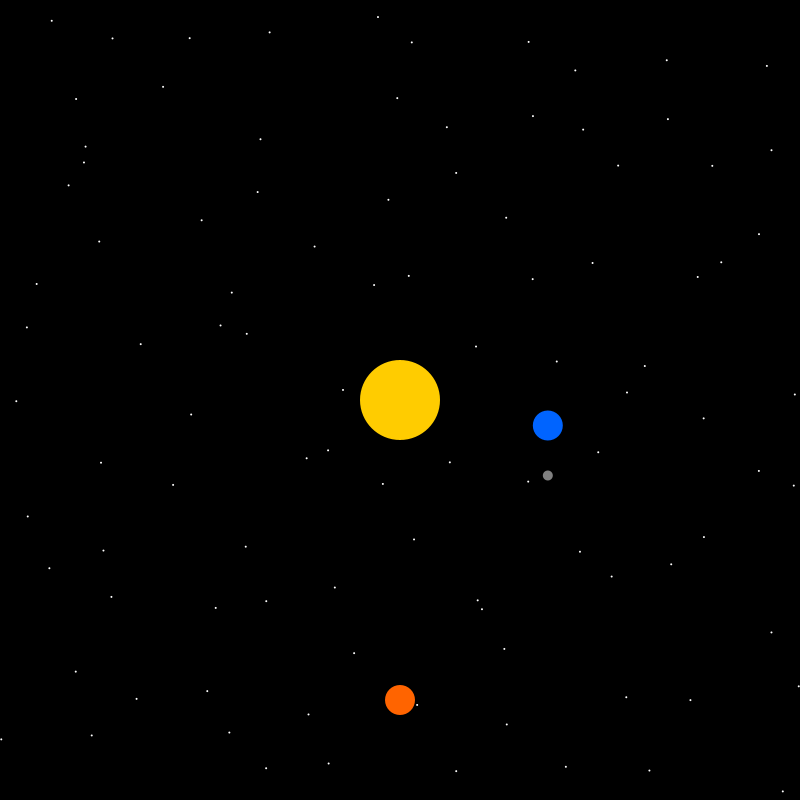
Frame 1 (no input)
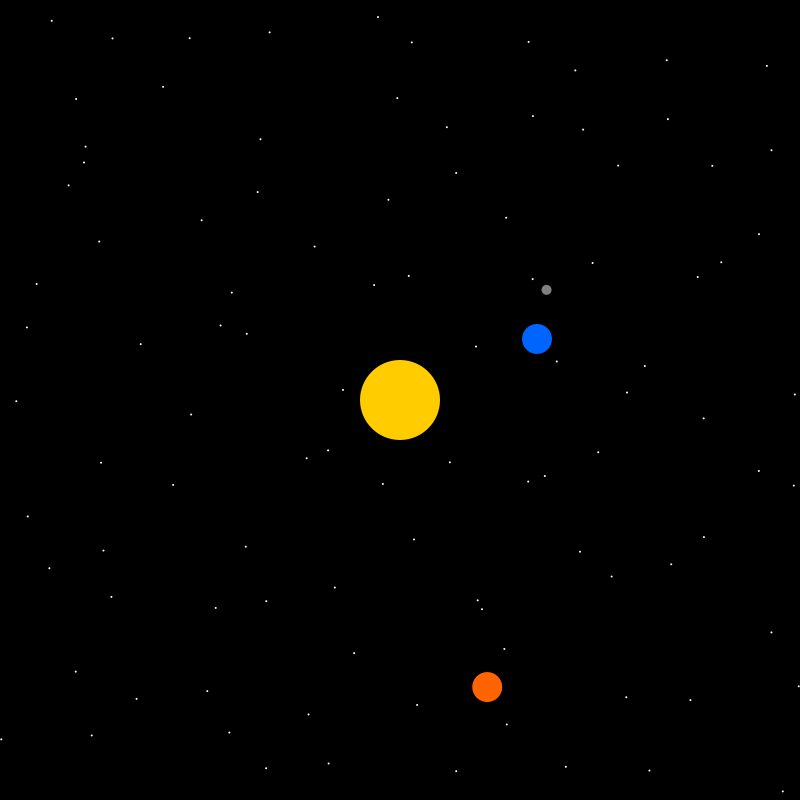
Frame 60 (the mouse pressed at the canvas centre just before this capture)
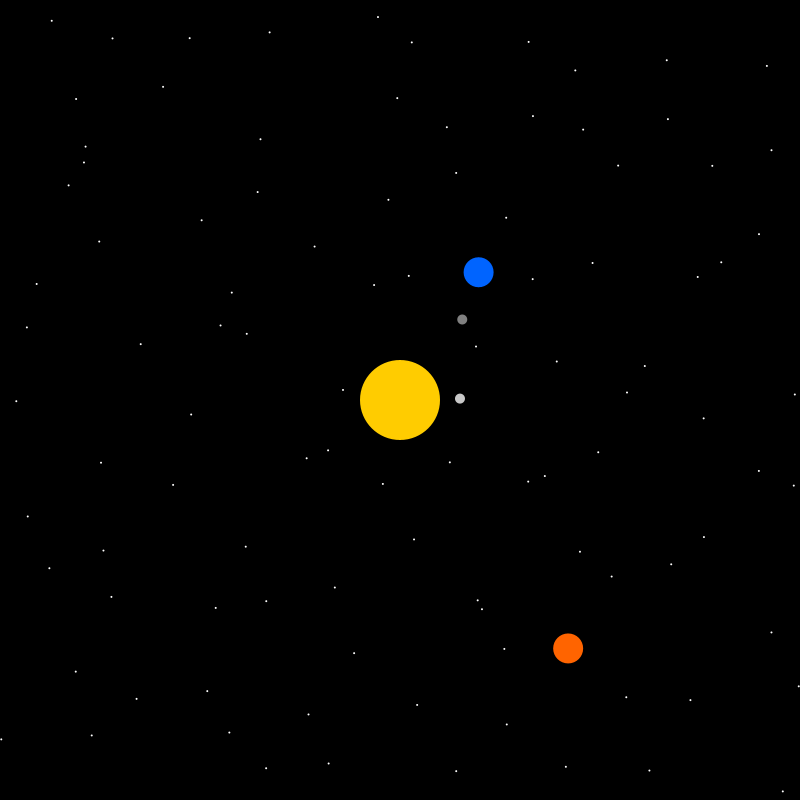
Frame 120 (the mouse held since frame 60 and released just before this capture)

The Processing sketch that drew these frames (run headless with seeded random() and noise(); from frame 60 on, the mouse is pressed at the canvas centre):

// Processing sketch: Planetensystem
// ── Planetensystem.pde
//plants planet on translated 0,0
void drawPlanet(color col, int rad){
  fill(col);
  noStroke();
  circle(0, 0, rad);
}

float earth_radiant = 1.4f;
float moon_radiant = 0f;
float mars_radiant = 0f;

//needs start point at mid,mid
void drawSystem() {  
  float distance_earth = 150;
  float distance_moon = 50;
  float distance_mars = 300;
  
  //draw sun
  drawPlanet(color(255, 204, 0), 80);
  
  //calculate mars position
  float mars_x = sin(mars_radiant) * distance_mars;
  float mars_y = cos(mars_radiant) * distance_mars;
  
  //draw mars
  translate(mars_x, mars_y);
  drawPlanet(color(255, 100, 0), 30);
  translate(-mars_x, -mars_y);
  
  //calculate Earth position
  float earth_x = sin(earth_radiant) * distance_earth;
  float earth_y = cos(earth_radiant) * distance_earth;
  
  //draw earth
  translate(earth_x, earth_y);
  drawPlanet(color(0, 100, 255), 30);
  
  //calculate moon position
  float moon_x = sin(moon_radiant) * distance_moon;
  float moon_y = cos(moon_radiant) * distance_moon;
  
  //draw moon
  translate(moon_x, moon_y);
  drawPlanet(color(128, 128, 128), 10);
}

float[] stars_x;
float[] stars_y;

void generateStars() {
  int columns = 10;
  int rows = 10;
  
  stars_x = new float[columns * rows];
  stars_y = new float[columns * rows];
  
  int size_x = width / columns;
  int size_y = height / rows;
  
  for(int col = 0; col < columns; col ++){
    for(int row = 0; row < rows; row ++){
      float x = random(0, size_x);
      float y = random(0, size_y);
      stars_x[col + row * columns] = x + col * size_x;
      stars_y[col + row * columns] = y + row * size_y;
    }
  }
}

//needs start point at 0,0
void drawStars() {  
  for(int i = 0; i < stars_x.length; i++){
    translate(stars_x[i], stars_y[i]);
    drawPlanet(color(255,255,255), 2);
    translate(-stars_x[i], -stars_y[i]);
  }
}

void setup(){
  size(800,800);
  frameRate(60);
  generateStars();
}

void updateRotation() {
  if(keyPressed) {
    earth_radiant -= 0.01f;
    moon_radiant -= 0.05f;
    mars_radiant -= 0.005f;
  }
  else {
    earth_radiant += 0.01f;
    moon_radiant += 0.05f;
    mars_radiant += 0.005f;
  }
}

float comet_x;
float comet_y;
float cometDir;
Boolean comet = false;

void handleComet(){
  if(mousePressed && !comet){
    comet = true;
    comet_x = mouseX;
    comet_y = mouseY;
    cometDir = random(-PI, PI);
    comet = true;
  }
  
  if(comet_x < 0 || comet_y < 0 ||
      comet_x > width || comet_y > height){
    comet = false;
  }
  
  if(comet){
    if(keyPressed) {
      comet_x -= sin(cometDir);
      comet_y -= cos(cometDir);
    }
    else {
      comet_x += sin(cometDir);
      comet_y += cos(cometDir);
    }
    
    translate(comet_x, comet_y);
    drawPlanet(color(200,200,200), 10);
    translate(-comet_x, -comet_y);
  }
}

void draw() {
  background(0);
  
  drawStars();
  
  
  resetMatrix();
  translate(400, 400);
  drawSystem();
  updateRotation();
  
  
  resetMatrix();
  handleComet();
}
